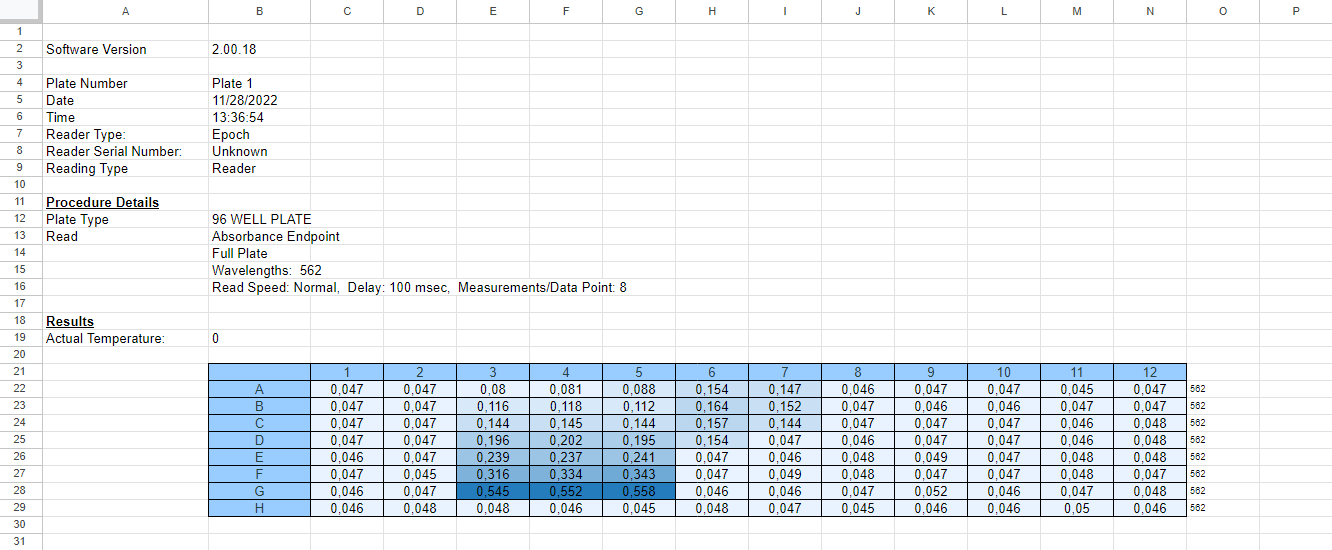
#> input picture example_reading.png, 1332 x 550 px
$ python -i bca_assay_analysis.py   (imports and definitions only)
#> lines starting #> are read from the running program, lines starting #| are printed output that depends on the picture
import pandas as pd
import matplotlib.pyplot as plt
import seaborn as sns
import numpy as np
from sklearn.linear_model import LinearRegression

# [15 lines not run here, left out]
# [1 line that did not run here, left out]

# [1 line not run here, left out]

# Extracting Relevant Absorbance Data
columns = []

# [2 lines not run here, left out]

columns_to_select = columns[1:14]

# [1 line that did not run here, left out]

# Renames columns to int 1-12
# [1 line that did not run here, left out]
# [5 lines not run here, left out]

def StandardCurve(data):
    """
    Generates a standard curve by processing the absorbance data from the 96-well plate.

    The function plots a boxplot to visualize the distribution of the quantitative data.
    It also calculates the mean absorbance for the standard concentrations based on the user input.

    Returns:
        tuple:
            - standard_conc (list of float): List of standard concentrations provided by the user.
            - standard_units (list of str): List containing the unit of measurement for the standard concentrations.
            - standard_values_location (list of str/int): List of columns or rows where the standard values are located.
            - new_data (pandas.Series): Series containing the mean absorbance values for the standard concentrations.

    Raises:
        Exception: If any error occurs during the data processing, it will be caught and the function will return None for all outputs.
    """

    try:

        plt.figure(figsize=(5,3))

        # Get standard concentrations from user input
        standard_conc = [float(x.strip()) for x in input(
            '\nWhich standard concentrations did you load? \nList concentrations separated with a comma (use "." for decimals, not ","), such as: "0, 0.25, 0.5, 1, 1.5, 2.5, 5": ').split(',')]

        # Get protein concentration units from user input
        standard_units = input('\nWhich unit did you use for the standard concentrations? (List as "mg/mL"): ').split('/')

        # Get standard values location from user input
        standard_values_location = [x.strip() for x in input(
            '\nWhich columns hold the standard values? List all columns (replicate 1, replicate 2, replicate 3) like "3,4,5" if vertically loaded or "C,D,E" (capitalised!) if horizontal: ').split(',')]

        if standard_values_location is not None:

            # Check if samples were loaded vertically; column indices are numeric
            # This approach is used because the data format can vary based on how the samples were pipetted into the 96 well
            if standard_values_location[0].isdigit():
                print('\nDetected vertical orientation when loading of samples.')

                # Plots an overview of the dataset, making it easy to explain outliers
                sns.boxplot(data=data[0:len(standard_conc)], palette='BuPu')
                sns.despine()

                # Convert the standard values location to integers for column selection
                standard_values_location = [int(x) for x in standard_values_location]

                # Calculate the mean absorbance for each concentration
                new_data = data[standard_values_location].mean(axis=1)[0:(len(standard_conc))]

            # Check if samples were pipetted horizontally; row indices are alphabetic
            elif standard_values_location[0].isalpha():
                print('\nDetected horizontal orientation when loading of samples.')

                # Flips the data for easier horizontal processing
                transposed_data = data.transpose()

                # Visualizes the transposed data
                sns.boxplot(data=transposed_data[0:len(standard_conc)], palette='BuPu')
                sns.despine()

                # Calculate the mean absorbance for each concentration
                standard_values_location = [x.upper() for x in standard_values_location]
                new_data = transposed_data[standard_values_location].mean(axis=1)[0:(len(standard_conc))]

            else:
                # Handle unexpected input
                print('\nColumn/row of data could not be detected.')
                new_data = None

        else:
            print('\nStandard values data is missing.')
            new_data = None

        # Simple boxplot formatting
        plt.title('Data overview', fontdict= {'fontsize' : 14, 'fontweight' : 'semibold'})
        plt.xlabel('columns')

        return standard_conc, standard_units, standard_values_location, new_data

    except Exception as e:
        # Returns None and provides detailed error code for troubleshooting
        print(f'An error occured: {e}')
        return None, None, None, None

# Calculating the Standard Curve Equation and the Coefficient of Determination (R^2 value)
# Access the returned function variables as a tuple
# [1 line that did not run here, left out]

# [1 line that did not run here, left out]

# [1 line that did not run here, left out]

model = LinearRegression()

# [1 line not run here, left out]

# Calculating the coefficient of determination
# [1 line that did not run here, left out]

# Obtaining the coefficients
# [1 line that did not run here, left out]
# [1 line that did not run here, left out]
# [53 lines not run here, left out]

def CalcConc(absorbance):
    """
    Calculates the protein concentration based on absorbance values using the
    standard line equation derived from the regression analysis.

    Returns:
    float: The calculated protein concentration.
    """
    return ((absorbance-intercept)/slope)

# User confirms straight-line pipetting, now asking for the sample locations
# [48 lines not run here, left out]

>>> import cv2
>>> picture = cv2.imread('example_reading.png', cv2.IMREAD_GRAYSCALE)
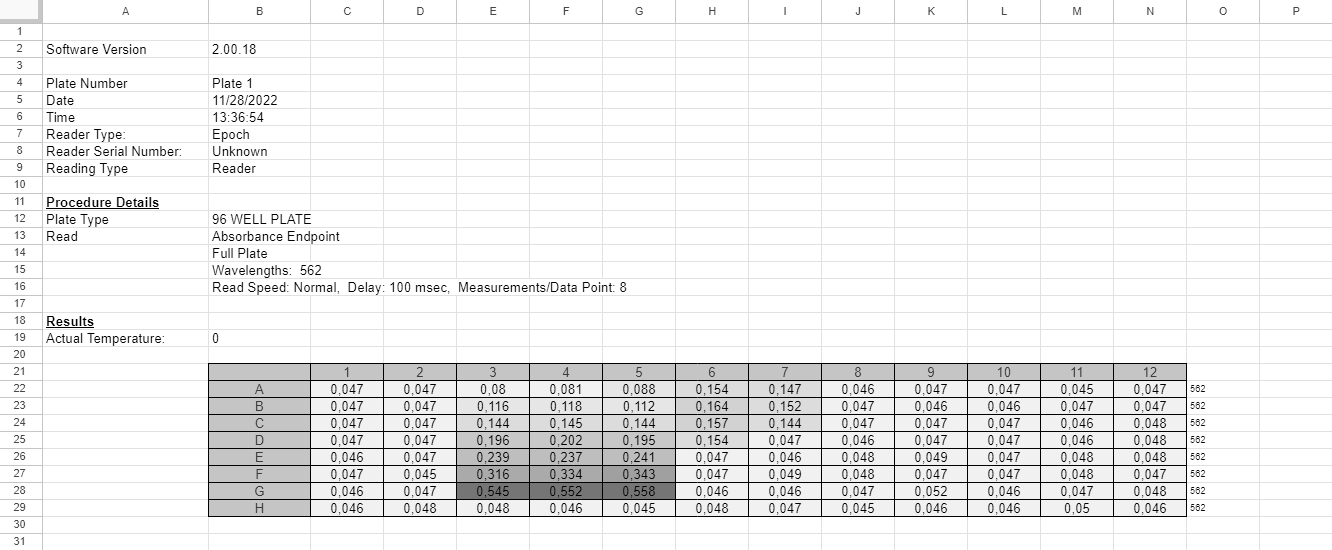
#> picture: shape (550, 1332); min 0, max 255, mean 238.5
#> (the run stopped early here; a loop or call above may not have finished)
